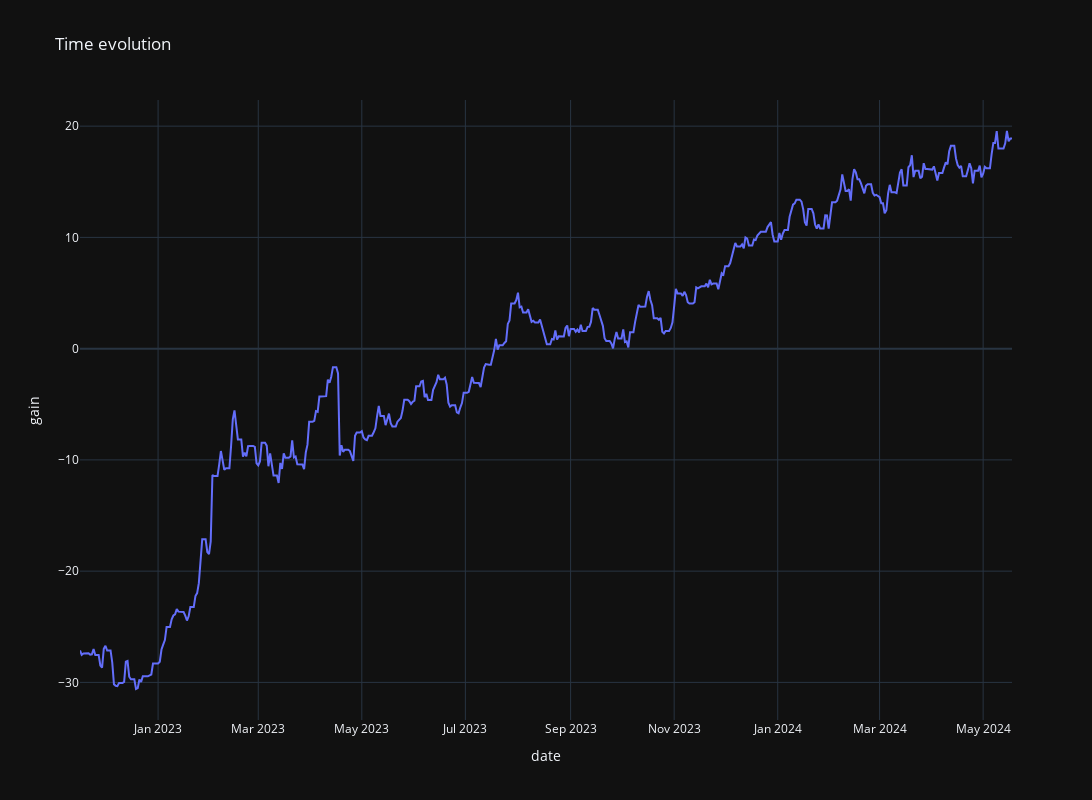

Notebook source saved alongside this figure:
### Code cell
fig = px.line(
    time_evol_all,
    x="date",
    y="gain",
    title="Time evolution",
    template="plotly_dark",
    width=1200,
    height=800,
)

# showing the plot
fig.show()

### Figure 1 — Plotly figure (JSON) as saved in the notebook; plotly's stock layout.template omitted (floating-point values rounded to 4 significant figures; data arrays with more than 128 entries replaced by an {"elided": "..."} marker saying what was removed)
{"data": [{"hovertemplate": "date=%{x}<br>gain=%{y}<extra></extra>", "legendgroup": "", "line": {"color": "#636efa", "dash": "solid"}, "marker": {"symbol": "circle"}, "mode": "lines", "name": "", "orientation": "v", "showlegend": false, "type": "scatter", "x": {"elided": "550 str values"}, "xaxis": "x", "y": {"elided": "550 float values"}, "yaxis": "y"}], "layout": {"height": 800, "legend": {"tracegroupgap": 0}, "title": {"text": "Time evolution"}, "width": 1200, "xaxis": {"anchor": "y", "domain": [0, 1], "title": {"text": "date"}}, "yaxis": {"anchor": "x", "domain": [0, 1], "title": {"text": "gain"}}}}
